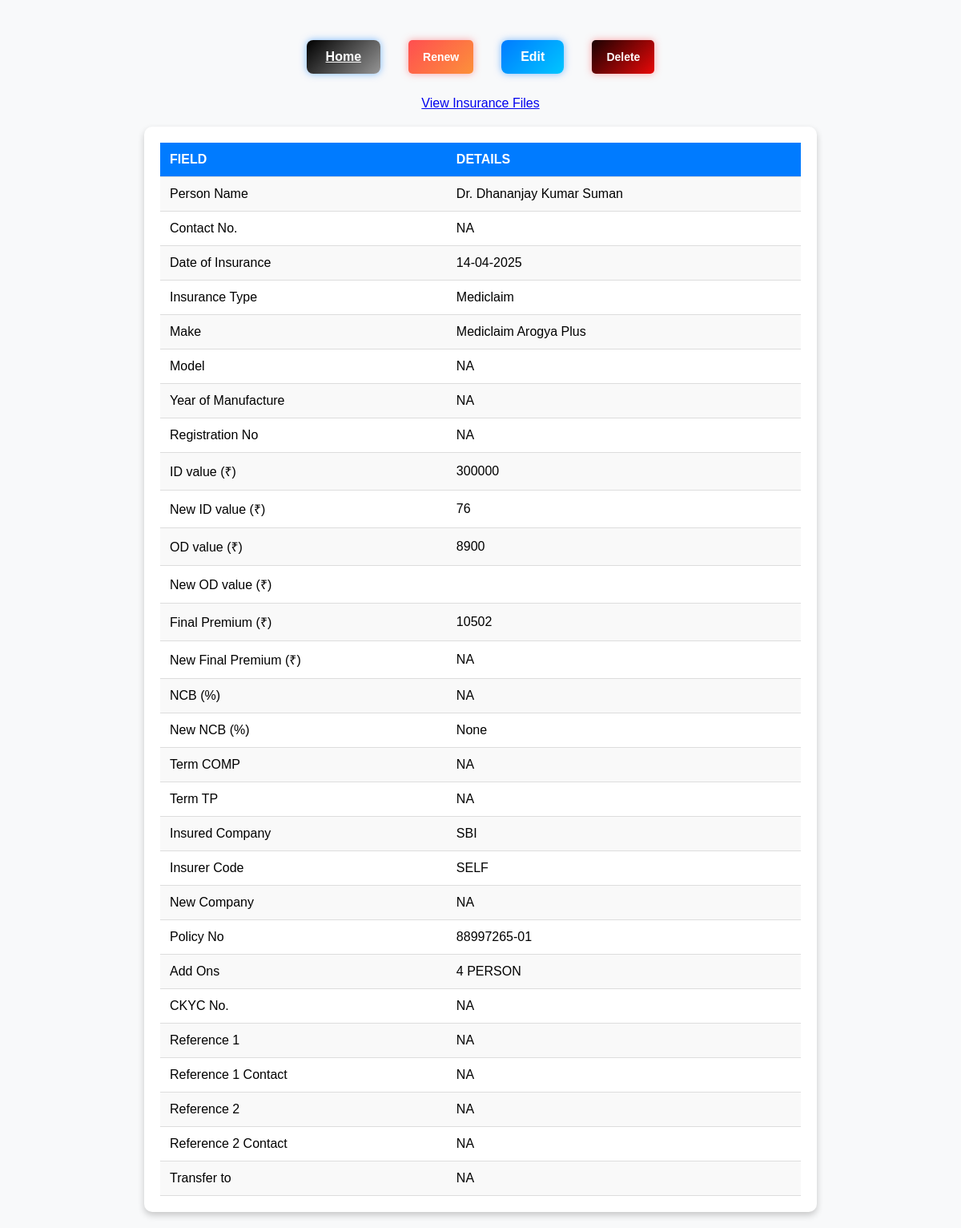
The page /fullPersonDetails/3 on the database its author committed.
### app.py (models this page shows, shortened)
class PersonDetails(db.Model):
    id = db.Column(db.Integer, primary_key=True, autoincrement=True)
    Date_of_insurance = db.Column(db.DateTime)
    Type_of_insurance = db.Column(db.String(40))
    Customer_name = db.Column(db.String(40))
    Customer_Contact_No= db.Column(db.String(40))
    Make = db.Column(db.String(40))
    Model = db.Column(db.String(40), nullable=False)
    Year_of_mfg = db.Column(db.String(120))
    Regd_No = db.Column(db.String(120))
    Regd_No_Database = db.Column(db.String(120))
    Old_ID_value = db.Column(db.String(120))
    New_ID_value = db.Column(db.String(120))
    Old_OD_value = db.Column(db.String(120))
    New_OD_value = db.Column(db.String(120))
    Old_final_premium = db.Column(db.String(120))
    New_final_premium = db.Column(db.String(120))
    Ncb = db.Column(db.String(120))
    New_NCB = db.Column(db.String(120))
    Terms_Comp = db.Column(db.String(120))
    Terms_TP = db.Column(db.String(120))
    Insured_Company = db.Column(db.String(120))
    Insurer_Code = db.Column(db.String(120))
    New_Company = db.Column(db.String(120))
    Policy_No = db.Column(db.String(120))
    Add_Ons = db.Column(db.String(120))
    Ckyc_No = db.Column(db.String(120))
    Reference_1 = db.Column(db.String(120))
    Reference_Contact_1 = db.Column(db.String(120))
    Reference_2 = db.Column(db.String(120))
    Reference_Contact_2 = db.Column(db.String(120))
    Transfer_to = db.Column(db.String(120))

### app.py (the view)
@app.route("/fullPersonDetails", methods=['GET', 'POST'])
@app.route("/fullPersonDetails/<person_id>", methods=['GET', 'POST'])
def fullPersonDetails(person_id = None):
    if person_id:
        getFPD = person_id
    else:
        getFPD = request.args.get('selected')
    app.logger.info(f"FPD = {getFPD}")
    full_detail = db.session.query(PersonDetails).filter(
                            PersonDetails.id == getFPD
                        ).first()
    session["FPD"] = getFPD
    return render_template("FullPersonDetails.html", full_detail= full_detail)

### templates/FullPersonDetails.html (shortened to what this page needs)
<!DOCTYPE html>
<html lang="en">
<head>
</head>
<body>
    <div class="button-container">
        <a href="/" class="home-btn">Home</a>
        <button id="renew-btn" class="renew-btn">Renew</button>
        <button id="edit-btn" class="edit-btn" onclick="enableEditing()">Edit</button>
        <button id="delete-btn" class="delete-btn" onclick="deleteTableData()">Delete</button>
    </div>
    <br>
    <a href="{{ url_for('viewFiles') }}" class="btn btn-primary mt-3">View Insurance Files</a>
    {% if full_detail %}
        <div id = "ins-table" class="table-container">
            <table>
                <thead>
                    <tr>
                        <th>Field</th>
                        <th>Details</th>
                    </tr>
                </thead>
                <tbody>
                    <tr>
                        <td>Person Name</td>
                        <td contenteditable="true" onclick="enableEditing()">{{ full_detail.Customer_name }}</td>
                    </tr>
                    <tr>
                        <td>Contact No.</td>
                        <td contenteditable="true" onclick="enableEditing()">{{ full_detail.Customer_Contact_No }}</td>
                    </tr>
                    <tr>
                        <td>Date of Insurance</td>
                        <td contenteditable="true" onclick="enableEditing()">
                            {% if full_detail.Date_of_insurance.__class__.__name__ == 'datetime' %}
                                {{ full_detail.Date_of_insurance.strftime('%d-%m-%Y') }}
                            {% elif full_detail.Date_of_insurance.__class__.__name__ == 'date' %}
                                {{ full_detail.Date_of_insurance.strftime('%d-%m-%Y') }}
                            {% else %}
                                {% set parts = full_detail.Date_of_insurance.split('-') %}
                                {{ parts[2] ~ '-' ~ parts[1] ~ '-' ~ parts[0] }}
                            {% endif %}
                        </td>
                    </tr>
                    <tr>
                        <td>Insurance Type</td>
                        <td contenteditable="true" onclick="enableEditing()">{{ full_detail.Type_of_insurance }}</td>
                    </tr>
                    <tr>
                        <td>Make</td>
                        <td contenteditable="true" onclick="enableEditing()">{{ full_detail.Make }}</td>
                    </tr>
                    <tr>
                        <td>Model</td>
                        <td contenteditable="true" onclick="enableEditing()">{{ full_detail.Model }}</td>
                    </tr>
                    <tr>
                        <td>Year of Manufacture</td>
                        <td contenteditable="true" onclick="enableEditing()">{{ full_detail.Year_of_mfg }}</td>
                    </tr>
                    <tr>
                        <td>Registration No</td>
                        <td contenteditable="true" onclick="enableEditing()">{{ full_detail.Regd_No }}</td>
                    </tr>
                    <tr>
                        <td>ID value (&#8377;)</td>
                        <td contenteditable="true" onclick="enableEditing()">{{ full_detail.Old_ID_value }}</td>
                    </tr>
                    <tr>
                        <td>New ID value (&#8377;)</td>
                        <td contenteditable="true" onclick="enableEditing()">{{ full_detail.New_ID_value or NA}}</td>
                    </tr>
                    <tr>
                        <td>OD value (&#8377;)</td>
                        <td contenteditable="true" onclick="enableEditing()">{{ full_detail.Old_OD_value }}</td>
                    </tr>
                    <tr>
                        <td>New OD value (&#8377;)</td>
                        <td contenteditable="true" onclick="enableEditing()">{{ full_detail.New_OD_value or NA}}</td>
                    </tr>
                    <tr>
                        <td>Final Premium (&#8377;)</td>
                        <td contenteditable="true" onclick="enableEditing()">{{ full_detail.Old_final_premium }}</td>
                    </tr>
                    <tr>
                        <td>New Final Premium (&#8377;)</td>
                        <td contenteditable="true" onclick="enableEditing()">{{ full_detail.New_final_premium }}</td>
                    </tr>
                    <tr>
                        <td>NCB (%)</td>
                        <td contenteditable="true" onclick="enableEditing()">{{ full_detail.Ncb }}</td>
                    </tr>
                    <tr>
                        <td>New NCB (%)</td>
                        <td contenteditable="true" onclick="enableEditing()">{{ full_detail.New_NCB }}</td>
                    </tr>
                    <tr>
                        <td>Term COMP</td>
                        <td contenteditable="true" onclick="enableEditing()">{{ full_detail.Terms_Comp }}</td>
                    </tr>
                    <tr>
                        <td>Term TP</td>
                        <td contenteditable="true" onclick="enableEditing()">{{ full_detail.Terms_TP }}</td>
                    </tr>
                    <tr>
                        <td>Insured Company</td>
                        <td class="wrap-text" contenteditable="true" onclick="enableEditing()">{{ full_detail.Insured_Company }}</td>
                    </tr>
                    <tr>
                        <td>Insurer Code</td>
                        <td contenteditable="true" onclick="enableEditing()">{{ full_detail.Insurer_Code }}</td>
                    </tr>
                    <tr>
                        <td>New Company</td>
                        <td contenteditable="true" onclick="enableEditing()">{{ full_detail.New_Company }}</td>
                    </tr>
                    <tr>
                        <td>Policy No</td>
                        <td contenteditable="true" onclick="enableEditing()"> {{ (full_detail.Policy_No) if full_detail.Policy_No else 'N/A' }}</td>
                    </tr>
                    <tr>
                        <td>Add Ons</td>
                        <td class="wrap-text" contenteditable="true" onclick="enableEditing()">{{ full_detail.Add_Ons }}</td>
                    </tr>
                    <tr>
                        <td>CKYC No.</td>
                        <td contenteditable="true" onclick="enableEditing()">{{ full_detail.Ckyc_No }}</td>
                    </tr>
                    <tr>
                        <td>Reference 1</td>
                        <td contenteditable="true" onclick="enableEditing()">{{ full_detail.Reference_1 }}</td>
                    </tr>
                    <tr>
                        <td>Reference 1 Contact</td>
                        <td contenteditable="true" onclick="enableEditing()" >{{ full_detail.Reference_Contact_1 }}</td>
                    </tr>
                    <tr>
                        <td>Reference 2</td>
                        <td contenteditable="true" onclick="enableEditing()">{{ full_detail.Reference_2 }}</td>
                    </tr>
                    <tr>
                        <td>Reference 2 Contact</td>
                        <td contenteditable="true" onclick="enableEditing()" >{{ full_detail.Reference_Contact_2 }}</td>
                    </tr>
                    <tr>
                        <td>Transfer to</td>
                        <td contenteditable="true" onclick="enableEditing()">{{ full_detail.Transfer_to }}</td>
                    </tr>
                </tbody>
            </table>
        </div>
    {% endif %}
</body>
</html>

### templates/FullPersonDetails.html (style rules this page uses)
body { display: flex; flex-direction: column; align-items: center; justify-content: flex-start; height: 100vh; margin: 0; font-family: Arial, sans-serif; padding-top: 20px; background-color: #f8f9fa; }
.table-container { width: 90%; max-width: 800px; background: white; padding: 20px; border-radius: 10px; box-shadow: 0 4px 8px rgba(0, 0, 0, 0.2); margin-top: 20px; overflow-x: auto; }
table { width: 100%; border-collapse: collapse; }
th, td { padding: 12px; text-align: left; border-bottom: 1px solid #ddd; white-space: nowrap; }
th { background-color: #007bff; color: white; text-transform: uppercase; }
tr:nth-child(even) { background-color: #f9f9f9; }
.edit-btn, .save-btn,.renew-btn ,.delete-btn, .home-btn { padding: 10px 18px; border: none; cursor: pointer; font-size: 14px; border-radius: 5px; margin: 10px; }
.edit-btn { padding: 12px 24px; border: none; cursor: pointer; font-size: 16px; font-weight: bold; border-radius: 8px; background: linear-gradient(135deg, #007bff, #00c6ff); color: white; transition: all 0.3s ease-in-out; box-shadow: 0 0 10px rgba(0, 123, 255, 0.5); }
.renew-btn { background: linear-gradient(135deg, #ff4e50, #fc913a); color: white; font-weight: bold; box-shadow: 0 0 10px rgba(255, 78, 80, 0.5); }
.delete-btn { background: linear-gradient(135deg, #1b0202, #e90808); color: white; font-weight: bold; box-shadow: 0 0 10px rgba(255, 78, 80, 0.5); }
.button-container { display: flex; gap: 15px; margin-top: 20px; }
.home-btn { padding: 12px 24px; border: none; cursor: pointer; font-size: 16px; font-weight: bold; border-radius: 8px; background: linear-gradient(135deg, #000000, #959595); color: white; transition: all 0.3s ease-in-out; box-shadow: 0 0 10px rgba(0, 123, 255, 0.5); }
.wrap-text { word-wrap: break-word; white-space: pre-wrap; max-width: 200px; overflow-wrap: break-word; }

### rows shown on the page
PersonDetails: Customer_name "Dr. Dhananjay Kumar Suman", Customer_Contact_No "NA", Date_of_insurance "14-04-2025", Type_of_insurance "Mediclaim", Make "Mediclaim Arogya Plus", Model "NA", Year_of_mfg "NA", Regd_No "NA", Old_ID_value "300000", New_ID_value "76", Old_OD_value "8900", Old_final_premium "10502", New_final_premium "NA", Ncb "NA", New_NCB "None", Terms_Comp "NA", Terms_TP "NA", Insured_Company "SBI", Insurer_Code "SELF", New_Company "NA", Policy_No "88997265-01", Add_Ons "4 PERSON", Ckyc_No "NA", Reference_1 "NA", Reference_Contact_1 "NA", Reference_2 "NA", Reference_Contact_2 "NA", Transfer_to "NA"
